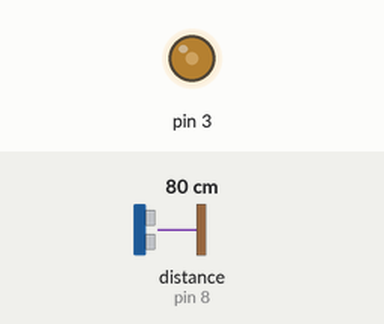
Simulated run of this sketch. Board: Arduino Uno, built with avr-gcc and run on an emulated ATmega328P. Parts: output pins drawn as LEDs (lit = HIGH). Wiring (inferred from the names in the program): ultrasonic range finder: trigger pin 7; echo pin 8. Inputs (shaded band) come from the test bench; at power-on: distance to the obstacle (sensor on pin 8) 80 cm. The echo pulse lasts 58.3 µs per cm; pins used as bus, display or sensor lines are not drawn; what the sketch prints to the serial monitor is not drawn.

Above: at 1.21 s.
1.3 s: distance to the obstacle (sensor on pin 8) set to 2 cm
At 2.1 s:
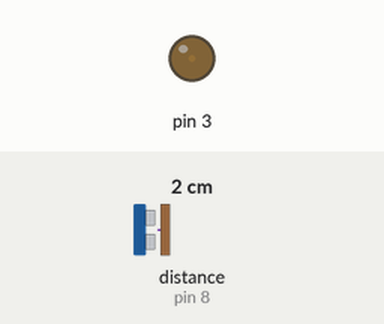
Timing chart, 0 to 4.3 s (numbered marks = the images above; inputs shaded):
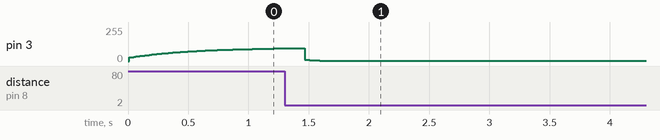

The sketch:

sketch_dec24b.ino
```cpp
#define P2(A) (A)*(A)
//HC RS04 Sensore ultrasuoni
int triggerPort = 7;
int echoPort = 8;

void setup() {
pinMode (3, OUTPUT);
pinMode( triggerPort, OUTPUT );
pinMode( echoPort, INPUT );
Serial.begin( 9600 );
Serial.println( "Sensore ultrasuoni: ");

}
float alpha=.01;
float distance_old=.1;
void loop() {
//porta bassa l'uscita del trigger
digitalWrite( triggerPort, LOW );

//invia un impulso di 10microsec su trigger
digitalWrite( triggerPort, HIGH );
delayMicroseconds( 10 );
digitalWrite( triggerPort, LOW );

float duration = pulseIn( echoPort, HIGH );
// distanza in cm
float distance = (duration/2) / 29.1;

float dmax=200.;
distance= distance/dmax;
if (distance >distance_old*5){distance=distance_old;}
distance=distance*alpha+(distance_old)*(1-alpha);
distance_old=distance;
if( distance > 1 || distance <0) {
;
}
else {
  analogWrite(3,255*distance);
//  delay();
//  for (int j=0;j<100;j++){
//    analogWrite(4,255);
//    delay(200*distance);
//    analogWrite(4,255*distance);
//    delay(200*distance);
//  }
}

//aspetta 1.5 secondi

}
```
